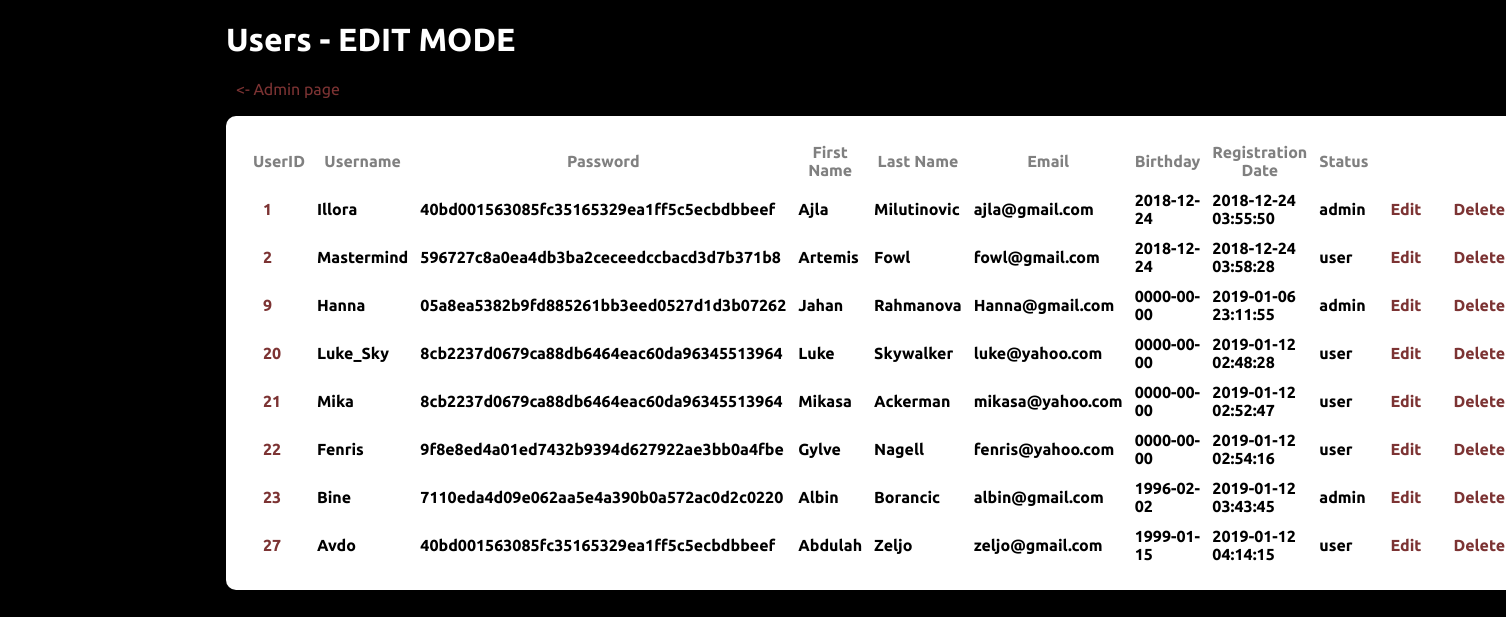
The page /editUsers.php on the database its author committed.
### tables this page shows
CREATE TABLE `userspasswords` (
  `UserID` int(11) NOT NULL,
  `Username` varchar(255) NOT NULL,
  `Password` varchar(255) NOT NULL,
  `FirstName` varchar(255) NOT NULL,
  `LastName` varchar(255) NOT NULL,
  `Email` varchar(255) NOT NULL,
  `Birthday` date NOT NULL,
  `Regdate` datetime NOT NULL DEFAULT CURRENT_TIMESTAMP,
  `isAdmin` tinyint(4) NOT NULL
);

### editUsers.php (the view, shortened to what this page needs)
<?php
include ('database.php');
?>
<!DOCTYPE html>
<html>
<head>
    <link rel="stylesheet" href="styles.css">
</head>
<body>
<h1>Users - EDIT MODE</h1>
<a href="adminPage.php"><- Admin page</a>
<?php
$query = "SELECT * FROM userspasswords";
$result = mysqli_query($con, $query);
?>
<br><br>
<table>
    <tr>
        <th>UserID</th>
        <th>Username</th>
        <th>Password</th>
        <th>First Name</th>
        <th>Last Name</th>
        <th>Email</th>
        <th>Birthday</th>
        <th>Registration Date</th>
        <th>Status</th>
    </tr>
    <?php while($row = mysqli_fetch_assoc($result)) { ?>
        <tr>
            <td> <a> <?php echo $row['UserID'] ?> </a> </td>
            <td> <?php echo $row['Username'] ?> </td>
            <td> <?php echo $row['Password'] ?> </td>
            <td> <?php echo $row['FirstName'] ?> </td>
            <td> <?php echo $row['LastName'] ?> </td>
            <td> <?php echo $row['Email'] ?> </td>
            <td> <?php echo $row['Birthday'] ?> </td>
            <td> <?php echo $row['Regdate'] ?> </td>
            <td> <?php if($row['isAdmin']==1) echo "admin"; else echo "user" ?> </td>
            <td>
                <a href="editUser.php?id=<?php echo $row['UserID'] ?>">Edit</a>
            </td>
            <td>
                <a href="deleteUser.php?id=<?php echo $row['UserID'] ?>">Delete</a>
            </td>
        </tr>
    <?php } ?>
</table>
</body>
</html>

### styles.css (style rules this page uses)
html { background-color: black; }
table { border: 2px; color: black; background-color: white; border-radius: 10px; padding: 20px; font-weight: bold; }
h1,h2,h3,h4,h5,h6 { color: white; }
th { color: gray; padding: 5px; font-weight: bold; }
td { padding: 5px; }
body { width: 70%; margin: auto; background-color: black; font-family: "Ubuntu"; }
a { color: #7c3333; margin:5px; padding: 5px; text-decoration: none; font-family: "Ubuntu"; }

### rows shown on the page
userspasswords: UserID "1", Username "Illora", Password "40bd001563085fc35165329ea1ff5c5ecbdbbeef", FirstName "Ajla", LastName "Milutinovic", Email "ajla@gmail.com", Birthday "2018-12-24", Regdate "2018-12-24 03:55:50", isAdmin "admin"
userspasswords: UserID "2", Username "Mastermind", Password "596727c8a0ea4db3ba2ceceedccbacd3d7b371b8", FirstName "Artemis", LastName "Fowl", Email "fowl@gmail.com", Birthday "2018-12-24", Regdate "2018-12-24 03:58:28", isAdmin "user"
userspasswords: UserID "9", Username "Hanna", Password "05a8ea5382b9fd885261bb3eed0527d1d3b07262", FirstName "Jahan", LastName "Rahmanova", Email "Hanna@gmail.com", Birthday "0000-00-00", Regdate "2019-01-06 23:11:55", isAdmin "admin"
userspasswords: UserID "20", Username "Luke_Sky", Password "8cb2237d0679ca88db6464eac60da96345513964", FirstName "Luke", LastName "Skywalker", Email "luke@yahoo.com", Birthday "0000-00-00", Regdate "2019-01-12 02:48:28", isAdmin "user"
userspasswords: UserID "21", Username "Mika", Password "8cb2237d0679ca88db6464eac60da96345513964", FirstName "Mikasa", LastName "Ackerman", Email "mikasa@yahoo.com", Birthday "0000-00-00", Regdate "2019-01-12 02:52:47", isAdmin "user"
userspasswords: UserID "22", Username "Fenris", Password "9f8e8ed4a01ed7432b9394d627922ae3bb0a4fbe", FirstName "Gylve", LastName "Nagell", Email "fenris@yahoo.com", Birthday "0000-00-00", Regdate "2019-01-12 02:54:16", isAdmin "user"
userspasswords: UserID "23", Username "Bine", Password "7110eda4d09e062aa5e4a390b0a572ac0d2c0220", FirstName "Albin", LastName "Borancic", Email "albin@gmail.com", Birthday "1996-02-02", Regdate "2019-01-12 03:43:45", isAdmin "admin"
userspasswords: UserID "27", Username "Avdo", Password "40bd001563085fc35165329ea1ff5c5ecbdbbeef", FirstName "Abdulah", LastName "Zeljo", Email "zeljo@gmail.com", Birthday "1999-01-15", Regdate "2019-01-12 04:14:15", isAdmin "user"
